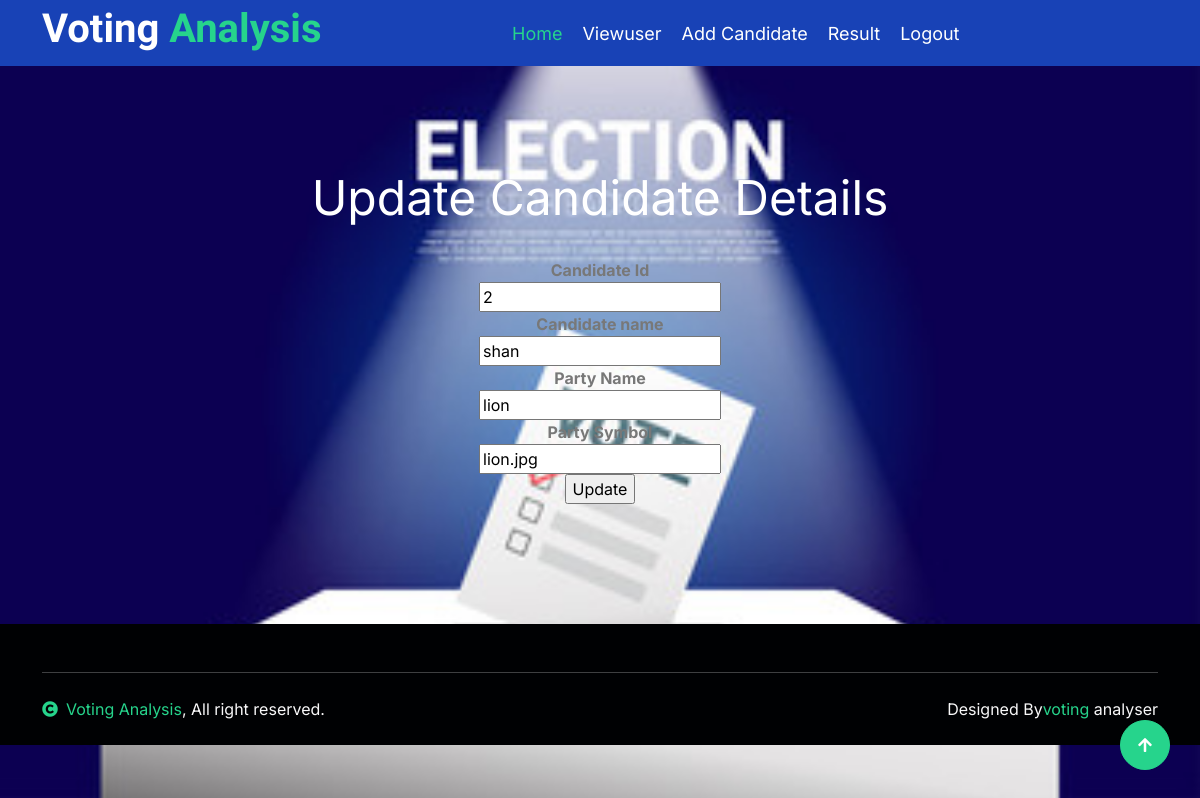
/update.php?select=2, run on the app's committed database.
### tables this page shows
CREATE TABLE IF NOT EXISTS `candidate` (
  `cid` int(50) NOT NULL AUTO_INCREMENT,
  `cname` varchar(50) NOT NULL,
  `pname` varchar(50) NOT NULL,
  `psym` varchar(50) NOT NULL,
  PRIMARY KEY (`cid`)
);

### update.php (the view, shortened to what this page needs)
<?php
	include_once("style.php");
	include_once("adminheader.php");
if(isset($_GET['select'])){
$query2 = "select * from candidate where cid='".$_GET['select']."'";
			$result = mysql_query($query2);
			if(mysql_num_rows($result)){
			$row = mysql_fetch_assoc($result);
			}
}
?>
                       <div class="container">
<form action="" method="post" enctype="multipart/form-data" name="addroom">
<center>
<br>
<br>
<br>
<br>
<center><font color="white" size="8">Update Candidate Details </font></center>
 <b> Candidate Id</b><br />
 <input name="cid" type="text" value="<?php  echo $row['cid']; ?>" />
 <br />
<b>Candidate name</b><br />
 <input name="cname" type="text"  value="<?php  echo $row['cname']; ?>" />
 <br />
<b>Party Name</b><br />
 <input name="pname" type="text" value="<?php  echo $row['pname']; ?>" />
 <br />
<b>Party Symbol</b><br />
 <input name="psym" type="text" value="<?php  echo $row['psym']; ?>" />
 <br />
  <input type="submit" name="submit" value="Update" id="button1" />
  <br>
 </center>
 </form>
</div>
<?php
	include_once("footer.php");
	?>

### data on the page
candidate: cid "2", cname "shan", pname "lion", psym "lion.jpg"
